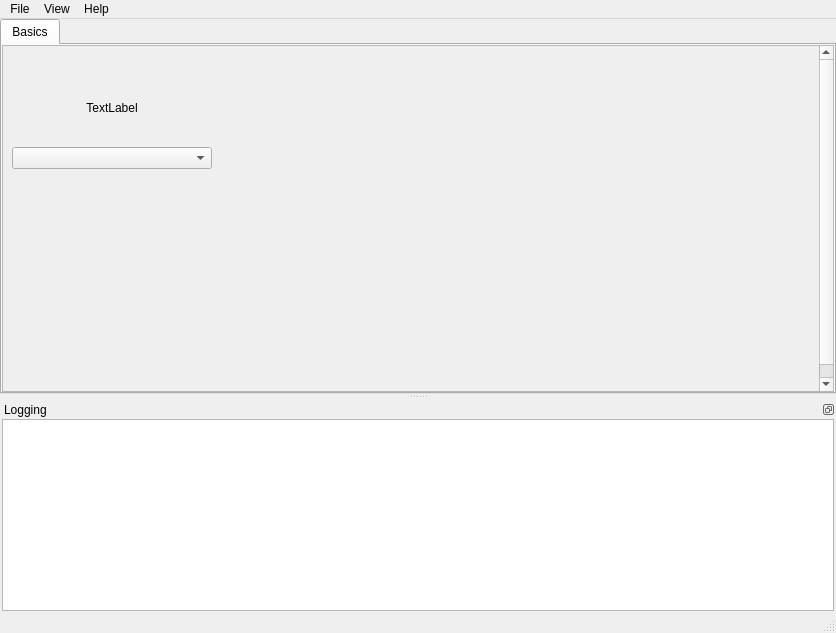
<?xml version="1.0" encoding="UTF-8"?>
<ui version="4.0">
 <class>MainWindow</class>
 <widget class="QMainWindow" name="MainWindow">
  <property name="geometry">
   <rect>
    <x>0</x>
    <y>0</y>
    <width>836</width>
    <height>633</height>
   </rect>
  </property>
  <property name="acceptDrops">
   <bool>true</bool>
  </property>
  <property name="windowTitle">
   <string>Conan App Launcher</string>
  </property>
  <property name="dockNestingEnabled">
   <bool>true</bool>
  </property>
  <property name="dockOptions">
   <set>QMainWindow::AllowNestedDocks|QMainWindow::AllowTabbedDocks|QMainWindow::AnimatedDocks</set>
  </property>
  <widget class="QWidget" name="centralwidget">
   <property name="sizePolicy">
    <sizepolicy hsizetype="Expanding" vsizetype="Expanding">
     <horstretch>0</horstretch>
     <verstretch>0</verstretch>
    </sizepolicy>
   </property>
   <layout class="QVBoxLayout" name="verticalLayout" stretch="0">
    <property name="leftMargin">
     <number>0</number>
    </property>
    <property name="topMargin">
     <number>0</number>
    </property>
    <property name="rightMargin">
     <number>0</number>
    </property>
    <property name="bottomMargin">
     <number>0</number>
    </property>
    <item>
     <widget class="QTabWidget" name="tabs">
      <property name="currentIndex">
       <number>0</number>
      </property>
      <widget class="QWidget" name="tab_1">
       <property name="sizePolicy">
        <sizepolicy hsizetype="Expanding" vsizetype="Expanding">
         <horstretch>0</horstretch>
         <verstretch>0</verstretch>
        </sizepolicy>
       </property>
       <attribute name="title">
        <string>Basics</string>
       </attribute>
       <layout class="QVBoxLayout" name="verticalLayout_8">
        <property name="leftMargin">
         <number>0</number>
        </property>
        <property name="topMargin">
         <number>0</number>
        </property>
        <property name="rightMargin">
         <number>0</number>
        </property>
        <property name="bottomMargin">
         <number>0</number>
        </property>
        <item>
         <widget class="QScrollArea" name="tab_scroll_area">
          <property name="sizePolicy">
           <sizepolicy hsizetype="Expanding" vsizetype="Expanding">
            <horstretch>0</horstretch>
            <verstretch>0</verstretch>
           </sizepolicy>
          </property>
          <property name="verticalScrollBarPolicy">
           <enum>Qt::ScrollBarAlwaysOn</enum>
          </property>
          <property name="widgetResizable">
           <bool>true</bool>
          </property>
          <property name="alignment">
           <set>Qt::AlignCenter</set>
          </property>
          <widget class="QWidget" name="tab_scroll_area_widgets">
           <property name="geometry">
            <rect>
             <x>0</x>
             <y>0</y>
             <width>811</width>
             <height>443</height>
            </rect>
           </property>
           <property name="sizePolicy">
            <sizepolicy hsizetype="MinimumExpanding" vsizetype="MinimumExpanding">
             <horstretch>0</horstretch>
             <verstretch>0</verstretch>
            </sizepolicy>
           </property>
           <property name="minimumSize">
            <size>
             <width>752</width>
             <height>359</height>
            </size>
           </property>
           <property name="baseSize">
            <size>
             <width>752</width>
             <height>359</height>
            </size>
           </property>
           <property name="layoutDirection">
            <enum>Qt::LeftToRight</enum>
           </property>
           <layout class="QGridLayout" name="tab1_grid_layout" rowstretch="1,1,1" columnstretch="1,1,1,1" rowminimumheight="146,146,146" columnminimumwidth="202,202,202,202">
            <property name="sizeConstraint">
             <enum>QLayout::SetDefaultConstraint</enum>
            </property>
            <item row="0" column="1">
             <layout class="QVBoxLayout" name="verticalLayout_4"/>
            </item>
            <item row="0" column="0">
             <layout class="QVBoxLayout" name="verticalLayout_7">
              <property name="sizeConstraint">
               <enum>QLayout::SetFixedSize</enum>
              </property>
              <item>
               <widget class="QLabel" name="app_button">
                <property name="enabled">
                 <bool>true</bool>
                </property>
                <property name="sizePolicy">
                 <sizepolicy hsizetype="Fixed" vsizetype="Fixed">
                  <horstretch>0</horstretch>
                  <verstretch>0</verstretch>
                 </sizepolicy>
                </property>
                <property name="text">
                 <string/>
                </property>
                <property name="pixmap">
                 <pixmap>../../assets/default_app_icon.png</pixmap>
                </property>
                <property name="scaledContents">
                 <bool>false</bool>
                </property>
                <property name="alignment">
                 <set>Qt::AlignHCenter|Qt::AlignTop</set>
                </property>
               </widget>
              </item>
              <item>
               <widget class="QLabel" name="app_name">
                <property name="text">
                 <string>TextLabel</string>
                </property>
                <property name="alignment">
                 <set>Qt::AlignCenter</set>
                </property>
               </widget>
              </item>
              <item>
               <widget class="QComboBox" name="app_version"/>
              </item>
             </layout>
            </item>
            <item row="1" column="0">
             <layout class="QVBoxLayout" name="verticalLayout_2"/>
            </item>
            <item row="0" column="2">
             <layout class="QVBoxLayout" name="verticalLayout_5"/>
            </item>
            <item row="2" column="0">
             <layout class="QVBoxLayout" name="verticalLayout_3"/>
            </item>
            <item row="0" column="3">
             <layout class="QVBoxLayout" name="verticalLayout_6"/>
            </item>
           </layout>
          </widget>
         </widget>
        </item>
       </layout>
      </widget>
     </widget>
    </item>
   </layout>
  </widget>
  <widget class="QStatusBar" name="statusbar"/>
  <widget class="QMenuBar" name="menu_bar">
   <property name="geometry">
    <rect>
     <x>0</x>
     <y>0</y>
     <width>836</width>
     <height>24</height>
    </rect>
   </property>
   <widget class="QMenu" name="menu_help">
    <property name="title">
     <string>Help</string>
    </property>
    <addaction name="menu_about_action"/>
   </widget>
   <widget class="QMenu" name="menu_file">
    <property name="title">
     <string>File</string>
    </property>
    <addaction name="menu_open_config_file_action"/>
   </widget>
   <widget class="QMenu" name="menuView">
    <property name="title">
     <string>View</string>
    </property>
    <addaction name="menu_set_display_versions"/>
    <addaction name="menu_set_display_channels"/>
    <addaction name="separator"/>
   </widget>
   <addaction name="menu_file"/>
   <addaction name="menuView"/>
   <addaction name="menu_help"/>
  </widget>
  <widget class="QDockWidget" name="dock_console">
   <property name="features">
    <set>QDockWidget::DockWidgetFloatable|QDockWidget::DockWidgetMovable</set>
   </property>
   <property name="windowTitle">
    <string>Logging</string>
   </property>
   <attribute name="dockWidgetArea">
    <number>8</number>
   </attribute>
   <widget class="QWidget" name="dock_console_layout">
    <layout class="QVBoxLayout" name="verticalLayout_9">
     <property name="leftMargin">
      <number>2</number>
     </property>
     <property name="topMargin">
      <number>0</number>
     </property>
     <property name="rightMargin">
      <number>2</number>
     </property>
     <property name="bottomMargin">
      <number>0</number>
     </property>
     <item>
      <widget class="QTextBrowser" name="console">
       <property name="sizePolicy">
        <sizepolicy hsizetype="Expanding" vsizetype="Expanding">
         <horstretch>1</horstretch>
         <verstretch>1</verstretch>
        </sizepolicy>
       </property>
       <property name="frameShape">
        <enum>QFrame::StyledPanel</enum>
       </property>
       <property name="frameShadow">
        <enum>QFrame::Raised</enum>
       </property>
       <property name="autoFormatting">
        <set>QTextEdit::AutoNone</set>
       </property>
       <property name="readOnly">
        <bool>true</bool>
       </property>
       <property name="html">
        <string notr="true">&lt;!DOCTYPE HTML PUBLIC &quot;-//W3C//DTD HTML 4.0//EN&quot; &quot;http://www.w3.org/TR/REC-html40/strict.dtd&quot;&gt;
&lt;html&gt;&lt;head&gt;&lt;meta name=&quot;qrichtext&quot; content=&quot;1&quot; /&gt;&lt;style type=&quot;text/css&quot;&gt;
p, li { white-space: pre-wrap; }
&lt;/style&gt;&lt;/head&gt;&lt;body style=&quot; font-family:'MS Shell Dlg 2'; font-size:7.875pt; font-weight:400; font-style:normal;&quot;&gt;
&lt;p style=&quot;-qt-paragraph-type:empty; margin-top:0px; margin-bottom:0px; margin-left:0px; margin-right:0px; -qt-block-indent:0; text-indent:0px;&quot;&gt;&lt;br /&gt;&lt;/p&gt;&lt;/body&gt;&lt;/html&gt;</string>
       </property>
       <property name="tabStopWidth">
        <number>200</number>
       </property>
      </widget>
     </item>
    </layout>
   </widget>
  </widget>
  <action name="menu_about_action">
   <property name="text">
    <string>About</string>
   </property>
  </action>
  <action name="menu_open_config_file_action">
   <property name="text">
    <string>Open Config File</string>
   </property>
  </action>
  <action name="menu_set_display_versions">
   <property name="checkable">
    <bool>true</bool>
   </property>
   <property name="checked">
    <bool>true</bool>
   </property>
   <property name="text">
    <string>Display versions</string>
   </property>
  </action>
  <action name="menu_set_display_channels">
   <property name="checkable">
    <bool>true</bool>
   </property>
   <property name="checked">
    <bool>true</bool>
   </property>
   <property name="text">
    <string>Display channels</string>
   </property>
  </action>
  <action name="actionSettings">
   <property name="text">
    <string>Settings</string>
   </property>
  </action>
  <action name="actionAuto_Install">
   <property name="text">
    <string>Auto Install</string>
   </property>
  </action>
 </widget>
 <resources/>
 <connections/>
</ui>
